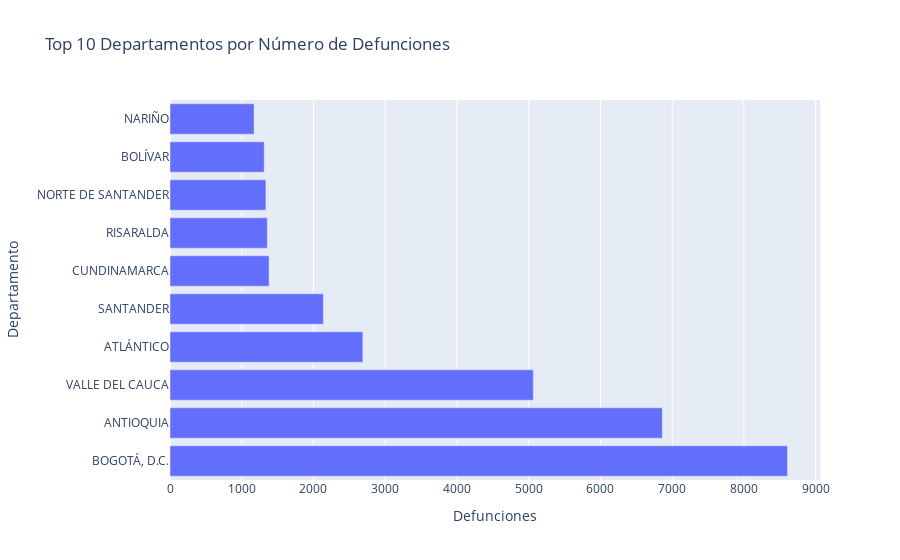

Notebook cell for this chart:
### Markdown cell above
## 3. Análisis Geográfico

### Code cell
if 'Nom Dep' in df.columns:
    dept_counts = df['Nom Dep'].value_counts().head(10)
    fig = px.bar(x=dept_counts.values, y=dept_counts.index, orientation='h',
                 title='Top 10 Departamentos por Número de Defunciones',
                 labels={'x': 'Defunciones', 'y': 'Departamento'})
    fig.show()
    print(" Los departamentos con mayor población muestran más casos (sesgo poblacional).")
else:
    print("Variable geográfica no disponible")

### Figure 1 — Plotly figure (JSON) as saved in the notebook; plotly's stock layout.template omitted (floating-point values rounded to 4 significant figures)
{"data": [{"hovertemplate": "Defunciones=%{x}<br>Departamento=%{y}<extra></extra>", "legendgroup": "", "marker": {"color": "#636efa", "pattern": {"shape": ""}}, "name": "", "orientation": "h", "showlegend": false, "textposition": "auto", "type": "bar", "x": [8607, 6862, 5064, 2688, 2138, 1381, 1356, 1337, 1313, 1172], "xaxis": "x", "y": ["BOGOTÁ, D.C.", "ANTIOQUIA", "VALLE DEL CAUCA", "ATLÁNTICO", "SANTANDER", "CUNDINAMARCA", "RISARALDA", "NORTE DE SANTANDER", "BOLÍVAR", "NARIÑO"], "yaxis": "y"}], "layout": {"barmode": "relative", "legend": {"tracegroupgap": 0}, "title": {"text": "Top 10 Departamentos por Número de Defunciones"}, "xaxis": {"anchor": "y", "domain": [0, 1], "title": {"text": "Defunciones"}}, "yaxis": {"anchor": "x", "domain": [0, 1], "title": {"text": "Departamento"}}}}
